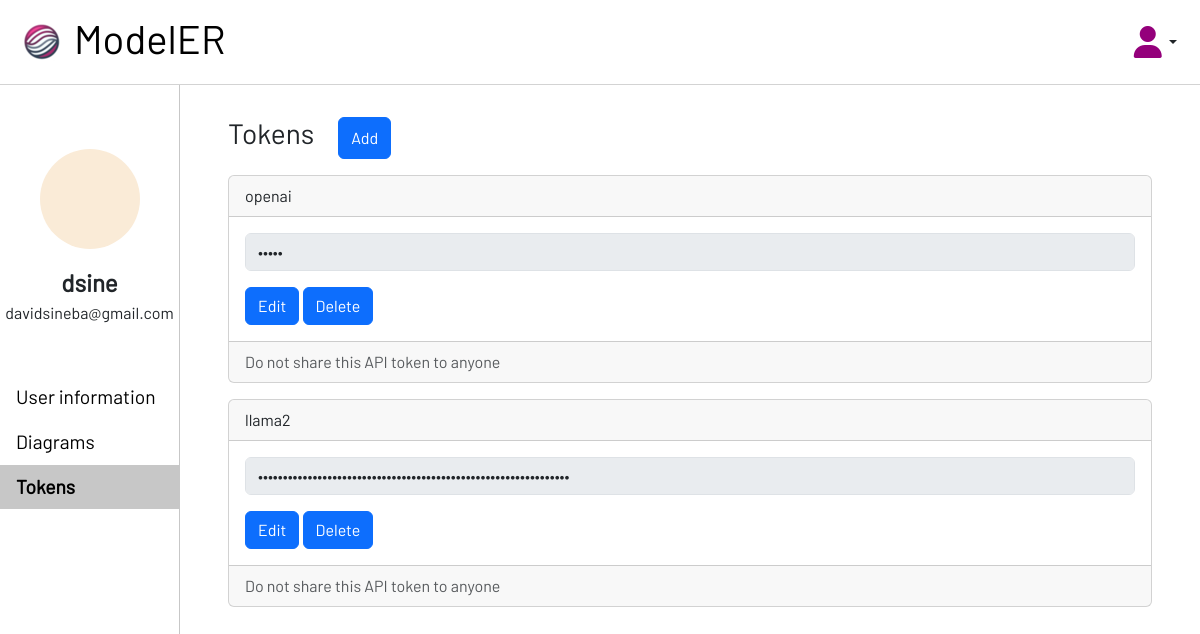
/modeler/profile/tokens (signed in), run on an earlier commit of the app's database.
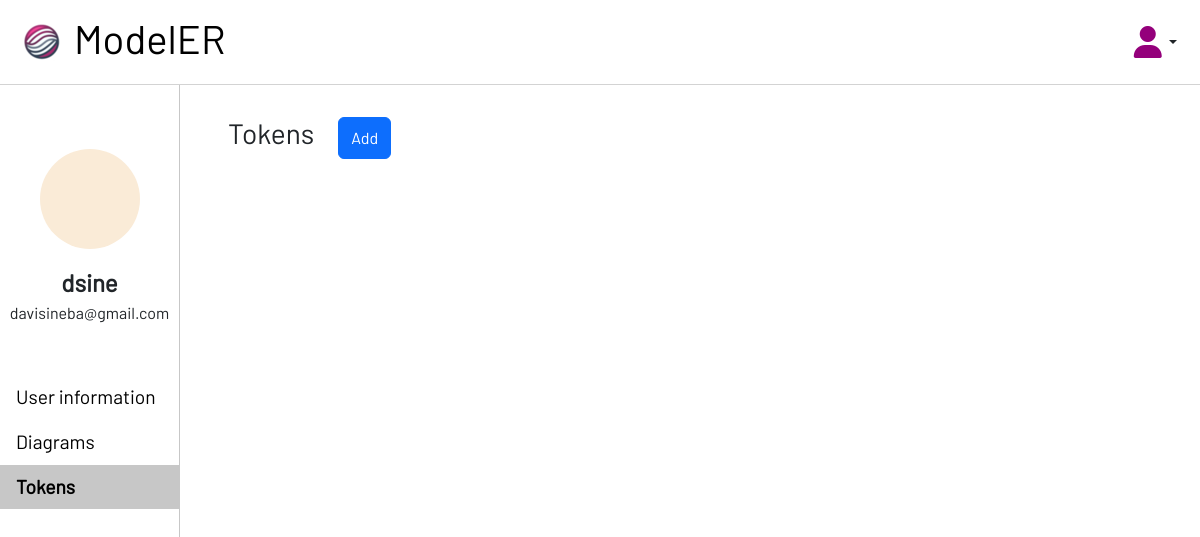
And on a later commit of the database.
### users/models.py (models this page shows)
class User(AbstractUser):
    objects = CustomUserManager()

### modeler/models.py (models this page shows)
class Token(models.Model):
    value = models.TextField(verbose_name='API token for the model')
    llm = models.ForeignKey(Llm, on_delete=models.CASCADE)
    user = models.ForeignKey(User, on_delete=models.CASCADE)
    def __str__(self) -> str:
        return self.value

class Llm(models.Model):
    name = models.CharField(verbose_name='model name', max_length=128, unique=True)
    open_source = models.BooleanField(verbose_name='open source')
    def __str__(self) -> str:
        return self.name

### modeler/views.py (the view)
# urls.py: path('profile/tokens', views.ProfileTokensView.as_view(), name='profile_tokens'),
class ProfileTokensView(LoginRequiredMixin, TemplateView):
    template_name = 'modeler/profile/tokens.html'
    def get(self, request, *args, **kwargs):
        active = {
            'general': '',
            'settings': '',
            'diagrams': '',
            'tokens': 'active'
        }
        tokens = Token.objects.filter(user=request.user)
        return render(request, self.template_name, {'active': active, 'tokens': tokens})

### modeler/converters.py (called while the page is built)
    def to_url(self, value):
        return value.pk

### modeler/templates/modeler/profile/tokens.html (shortened to what this page needs)
{% extends 'modeler/profile/index.html' %}
{% load static %}
{% block profile %}
    <div id="tokens" class="profile-tab-content tab-content">
        <div class="d-flex gap-4 mb-3">
            <h3>Tokens</h3>
            <button class="btn btn-primary edit" data-token-btn="{{token.pk}}">Add</button>
        </div>
        {% for token in tokens %}
        <div class="card mb-3">
            <div class="card-header">
                {{ token.llm }}
            </div>
            <div class="card-body">
                <form action="{% url 'modeler:token' token %}" method="post">
                    <input type="password" name="value" value="{{ token }}" class="form-control token-value mb-3" data-token-value="{{token.pk}}" disabled/>
                </form>
                <button class="btn btn-primary edit" data-token-btn="{{token.pk}}">Edit</button>
                <button class="btn btn-primary edit" data-token-btn="{{token.pk}}">Delete</button>
            </div>
            <div class="card-footer text-body-secondary">
            Do not share this API token to anyone
            </div>
        </div>
        {% endfor %}
    </div>
{% endblock %}

### modeler/templates/modeler/profile/index.html
{% extends 'modeler/master.html' %}
{% load static %}
{% block head %}
    <link rel="stylesheet" href="{% static 'modeler/profile.css' %}">
{% endblock %}
{% block content %}
    <div class="grid profile-grid">
        <div class="flex flex-column" id="profile-left">
            <div class="flex flex-column acenter" id="user-main">
                <div class="user-avatar" style="background-color: antiquewhite;"></div>
                <div class="spacer-16"></div>
                <span class="bold" id="user-name">{{user}}</span>
                <span>{{user.email}}</span>
            </div>
            <div class="profile-tabs">
                <a href="{% url 'modeler:profile_settings' %}" class="profile-tab tab {{active.settings}}">User information</a>
                <a href="{% url 'modeler:profile_diagrams' %}" class="profile-tab tab {{active.diagrams}}">Diagrams</a>
                <a href="{% url 'modeler:profile_tokens' %}" class="profile-tab tab {{active.tokens}}">Tokens</a>
            </div>
        </div>
        {% block profile %}{% endblock %}
{% endblock %}

What changed in the data, as far as the page shows it:
removed Token: llm "openai"
removed Token: llm "llama2"
changed User "dsine": email "davidsineba@gmail.com" → "davisineba@gmail.com"
